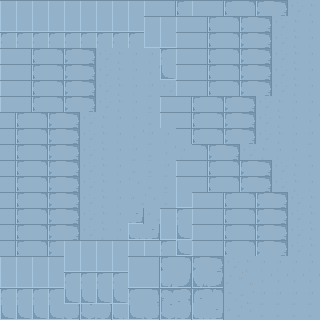

A 2D game scene composited from a Tiled map and its tileset images. What follows is a short description and the map's XML, with every tile layer's data as written:
An orthogonal 20x20 tile map with 16x16 px tiles, 1 tile layer (Tile Layer 1) and 2 objects (TESTK).

<map version="1.10" tiledversion="1.10.2" orientation="orthogonal" renderorder="right-down" width="20" height="20" tilewidth="16" tileheight="16" infinite="0" nextlayerid="3" nextobjectid="12">
 <tileset firstgid="1" source="pixel-cyberpunk-interior.tsx" />
 <layer id="1" name="Tile Layer 1" width="20" height="20">
  <data encoding="csv">
169,169,169,169,169,169,169,169,169,169,170,171,169,170,171,172,173,174,175,176,
211,211,211,211,211,211,211,211,211,169,169,169,170,171,172,173,174,175,176,177,
253,253,253,253,253,253,253,253,253,211,211,169,170,171,172,173,174,175,176,177,
169,170,171,172,173,174,175,176,177,177,253,169,170,171,172,173,174,175,176,177,
169,170,171,172,173,174,175,176,177,219,295,169,170,171,172,173,174,175,176,177,
169,170,171,172,173,174,175,176,177,261,175,169,170,171,172,173,174,175,176,177,
169,170,171,172,173,174,175,176,177,303,169,170,171,172,173,174,175,176,177,177,
170,171,172,173,174,175,176,177,177,303,169,170,171,172,173,174,175,176,177,219,
170,171,172,173,174,175,176,177,219,261,177,170,171,172,173,174,175,176,177,261,
170,171,172,173,174,175,176,177,261,303,219,177,172,173,174,175,176,177,177,303,
170,171,172,173,174,175,176,177,303,303,261,169,170,171,172,173,174,175,176,177,
170,171,172,173,174,175,176,177,302,303,303,169,170,171,172,173,174,175,176,177,
170,171,172,173,174,175,176,177,301,302,303,211,169,170,171,172,173,174,175,176,
170,171,172,173,174,175,176,177,300,301,169,253,169,170,171,172,173,174,175,176,
170,171,172,173,174,175,176,177,299,300,211,295,169,170,171,172,173,174,175,176,
170,171,172,173,169,169,169,169,169,169,253,295,169,170,171,172,173,174,175,176,
169,169,169,169,211,211,211,211,169,170,171,172,173,174,175,176,177,177,177,177,
211,211,211,211,253,253,253,253,211,212,213,214,215,216,217,218,219,219,219,219,
253,253,253,253,295,295,295,295,253,254,255,256,257,258,259,260,261,261,261,261,
295,295,295,295,296,297,298,299,295,296,297,298,299,300,301,302,303,303,303,303
</data>
 </layer>
 <objectgroup id="2" name="Object Layer 1">
  <object id="8" x="75" y="113" width="165" height="105">
   <polyline points="0,31.5 -0.5,-1 165,0 165,105 0,105 0,69.25" />
  </object>
  <object id="9" name="TEST" type="TESTK" x="127.5" y="238" width="80.5" height="34.5">
   <properties>
    <property name="TESTS" value="TESTSV" />
   </properties>
  </object>
 </objectgroup>
</map>
